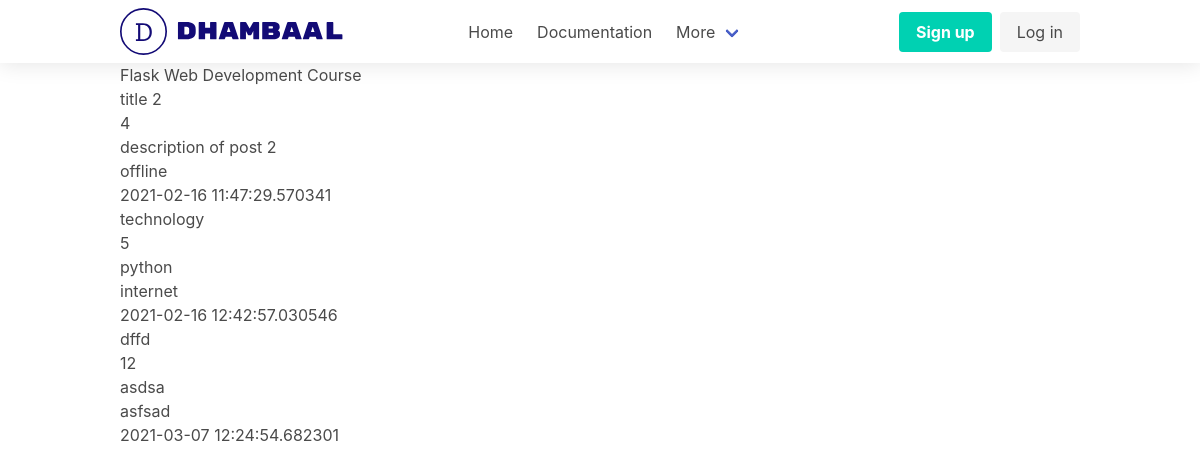
The page / on the database its author committed.
### dhambaal/dashboard/models/Post.py (models this page shows, shortened)
class Post(db.Model):
    __tablename__ = 'posts'
    id = db.Column(db.Integer, primary_key=True)
    title = db.Column(db.String(120), nullable=False)
    description = db.Column(db.Text)
    source = db.Column(db.String(120), nullable=False)
    category = db.Column(db.String(120))
    slug = db.Column(db.String(240), unique=True)
    published = db.Column(db.String(50))
    create_at = db.Column(db.DateTime, default=datetime.utcnow)
    updated_at = db.Column(db.DateTime, default=datetime.utcnow)

### dhambaal/views.py (the view)
@site.route("/")
def index():
    posts = Post.query.all()
    return render_template("index.html", posts=posts)

### dhambaal/templates/index.html
{%extends 'base.html' %}
{%block title%} Home {%endblock title%} {%block content%}
<h1>Flask Web Development Course</h1>
{%for post in posts%} {%if post.published == 'yes'%}
<h4>{{post.title}}</h4>
<p>{{post.id}}</p>
<p>{{post.description}}</p>
<p>{{post.source}}</p>
<p>{{post.create_at}}</p>
{%endif%} {%endfor%} {%endblock content%}

### rows shown on the page
Post: title "title 2", id "4", description "description of post 2", source "offline", create_at "2021-02-16 11:47:29.570341"
Post: title "technology", id "5", description "python", source "internet", create_at "2021-02-16 12:42:57.030546"
Post: title "dffd", id "12", description "asdsa", source "asfsad", create_at "2021-03-07 12:24:54.682301"
